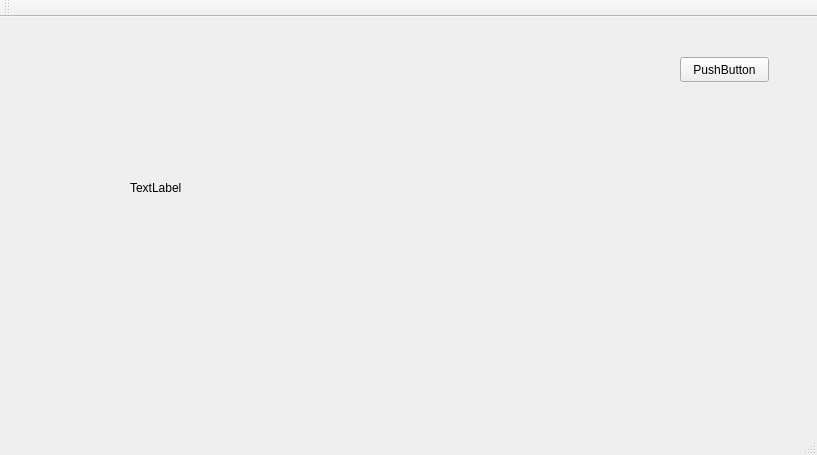
<?xml version="1.0" encoding="UTF-8"?>
<ui version="4.0">
 <class>MainWindow</class>
 <widget class="QMainWindow" name="MainWindow">
  <property name="geometry">
   <rect>
    <x>0</x>
    <y>0</y>
    <width>817</width>
    <height>455</height>
   </rect>
  </property>
  <property name="windowTitle">
   <string>MainWindow</string>
  </property>
  <widget class="QWidget" name="centralWidget">
   <widget class="QLabel" name="label">
    <property name="geometry">
     <rect>
      <x>130</x>
      <y>50</y>
      <width>491</width>
      <height>241</height>
     </rect>
    </property>
    <property name="text">
     <string>TextLabel</string>
    </property>
   </widget>
   <widget class="QPushButton" name="pushButton">
    <property name="geometry">
     <rect>
      <x>680</x>
      <y>40</y>
      <width>89</width>
      <height>25</height>
     </rect>
    </property>
    <property name="text">
     <string>PushButton</string>
    </property>
   </widget>
  </widget>
  <widget class="QMenuBar" name="menuBar">
   <property name="geometry">
    <rect>
     <x>0</x>
     <y>0</y>
     <width>817</width>
     <height>22</height>
    </rect>
   </property>
  </widget>
  <widget class="QToolBar" name="mainToolBar">
   <attribute name="toolBarArea">
    <enum>TopToolBarArea</enum>
   </attribute>
   <attribute name="toolBarBreak">
    <bool>false</bool>
   </attribute>
  </widget>
  <widget class="QStatusBar" name="statusBar"/>
 </widget>
 <layoutdefault spacing="6" margin="11"/>
 <resources/>
 <connections/>
</ui>
